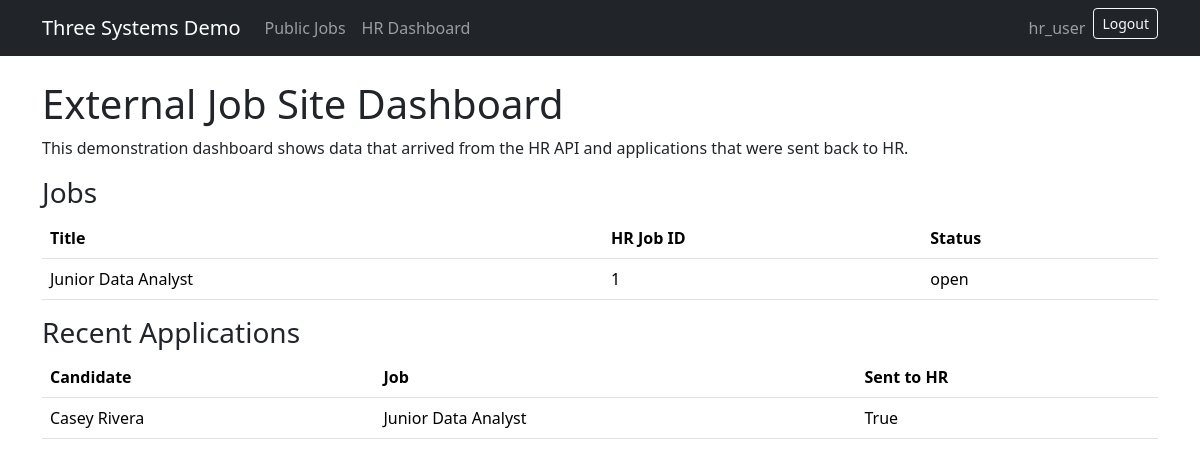
The app's page /jobs/dashboard/ (signed in), older data.
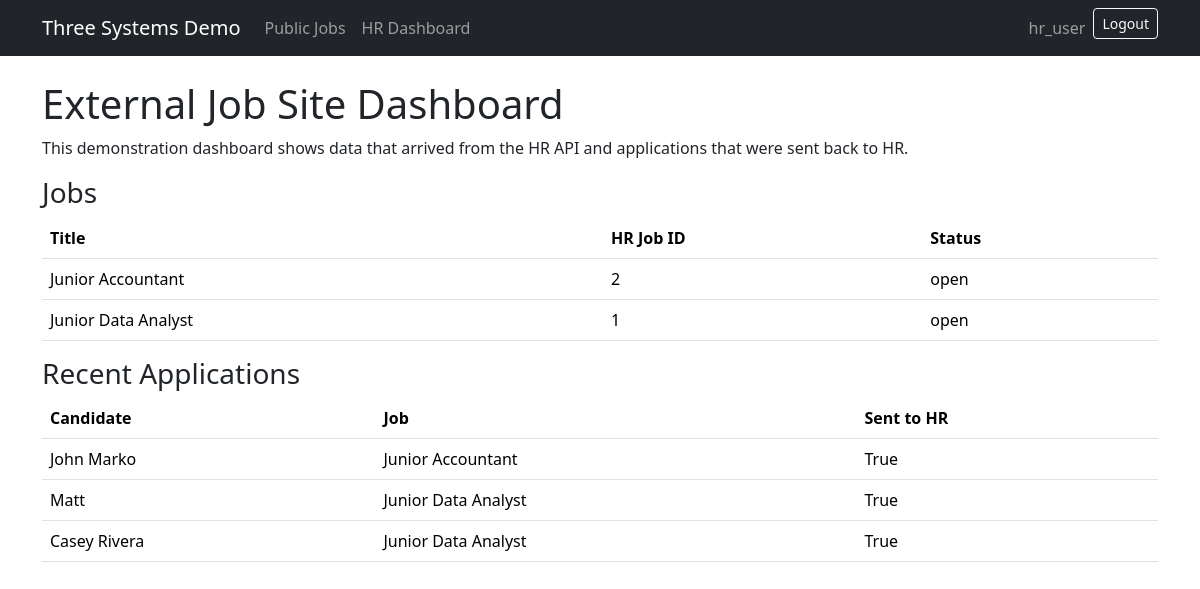
The same page, newer data.
### external_jobs/models.py (models this page shows, shortened)
class ExternalJobPosting(models.Model):
    hr_job_id = models.IntegerField(unique=True)
    title = models.CharField(max_length=200)
    department = models.CharField(max_length=120)
    description = models.TextField()
    status = models.CharField(max_length=40, default='open')
    received_at = models.DateTimeField(auto_now_add=True)

class ExternalApplication(models.Model):
    external_job = models.ForeignKey(ExternalJobPosting, on_delete=models.CASCADE, related_name='applications')
    candidate_name = models.CharField(max_length=200)
    candidate_email = models.EmailField()
    resume_text = models.TextField(blank=True)
    submitted_at = models.DateTimeField(auto_now_add=True)
    sent_to_hr = models.BooleanField(default=False)
    hr_application_id = models.IntegerField(null=True, blank=True)

### external_jobs/views.py (the view)
# urls.py: path('', views.dashboard, name='dashboard'),
@login_required
def dashboard(request):
    return render(request, 'external_jobs/dashboard.html', {
        'jobs': ExternalJobPosting.objects.order_by('-received_at'),
        'applications': ExternalApplication.objects.order_by('-submitted_at')[:20],
    })

### hr/templatetags/group_tags.py (called while the page is built)
@register.filter
def has_group(user, group_name):
    return user.is_authenticated and user.groups.filter(name=group_name).exists()

### external_jobs/templates/external_jobs/dashboard.html
{% extends "base.html" %}{% block content %}<h1>External Job Site Dashboard</h1><p>This demonstration dashboard shows data that arrived from the HR API and applications that were sent back to HR.</p><h3>Jobs</h3><table class="table"><tr><th>Title</th><th>HR Job ID</th><th>Status</th></tr>{% for job in jobs %}<tr><td>{{ job.title }}</td><td>{{ job.hr_job_id }}</td><td>{{ job.status }}</td></tr>{% endfor %}</table><h3>Recent Applications</h3><table class="table"><tr><th>Candidate</th><th>Job</th><th>Sent to HR</th></tr>{% for app in applications %}<tr><td>{{ app.candidate_name }}</td><td>{{ app.external_job.title }}</td><td>{{ app.sent_to_hr }}</td></tr>{% endfor %}</table>{% endblock %}

Row changes from the older to the newer data that the page shows:
added ExternalJobPosting: title "Junior Accountant", hr_job_id "2", status "open"
added ExternalApplication: candidate_name "John Marko", external_job "Junior Accountant", sent_to_hr "True"
added ExternalApplication: candidate_name "Matt", external_job "Junior Data Analyst", sent_to_hr "True"
